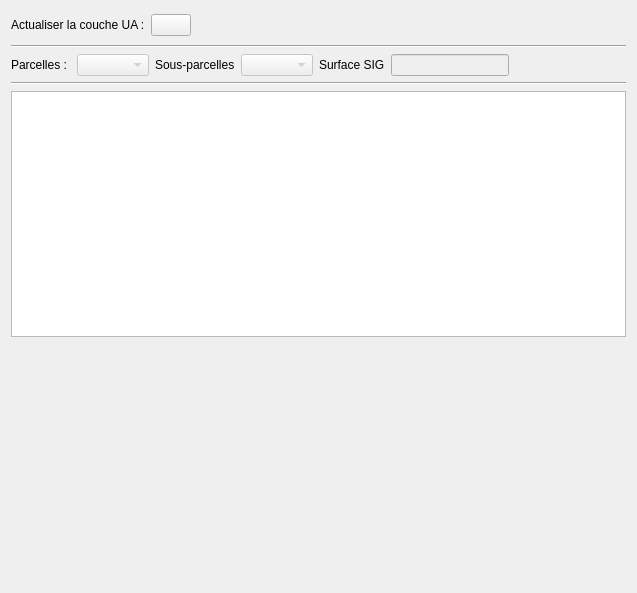
<?xml version="1.0" encoding="UTF-8"?>
<ui version="4.0">
 <class>table_check</class>
 <widget class="QWidget" name="table_check">
  <property name="geometry">
   <rect>
    <x>0</x>
    <y>0</y>
    <width>637</width>
    <height>593</height>
   </rect>
  </property>
  <property name="windowTitle">
   <string>Form</string>
  </property>
  <layout class="QVBoxLayout" name="verticalLayout_main">
   <item>
    <layout class="QHBoxLayout" name="horizontalLayout">
     <item>
      <widget class="QLabel" name="lbl_refresh">
       <property name="text">
        <string>Actualiser la couche UA :</string>
       </property>
      </widget>
     </item>
     <item>
      <widget class="QPushButton" name="btn_refresh">
       <property name="text">
        <string/>
       </property>
      </widget>
     </item>
     <item>
      <spacer name="horizontalSpacer">
       <property name="orientation">
        <enum>Qt::Horizontal</enum>
       </property>
       <property name="sizeHint" stdset="0">
        <size>
         <width>40</width>
         <height>20</height>
        </size>
       </property>
      </spacer>
     </item>
     <item>
      <widget class="QLabel" name="lbl_ua_status">
       <property name="text">
        <string>&lt;html&gt;&lt;head/&gt;&lt;body&gt;&lt;p align=&quot;right&quot;&gt;&lt;br/&gt;&lt;/p&gt;&lt;/body&gt;&lt;/html&gt;</string>
       </property>
      </widget>
     </item>
    </layout>
   </item>
   <item>
    <widget class="Line" name="line">
     <property name="orientation">
      <enum>Qt::Horizontal</enum>
     </property>
    </widget>
   </item>
   <item>
    <layout class="QHBoxLayout" name="horizontalLayout_3">
     <item>
      <widget class="QLabel" name="lbl_pf">
       <property name="enabled">
        <bool>true</bool>
       </property>
       <property name="text">
        <string>Parcelles : </string>
       </property>
      </widget>
     </item>
     <item>
      <widget class="QComboBox" name="cb_parcelle">
       <property name="enabled">
        <bool>false</bool>
       </property>
      </widget>
     </item>
     <item>
      <widget class="QLabel" name="lbl_sspf">
       <property name="enabled">
        <bool>true</bool>
       </property>
       <property name="text">
        <string>Sous-parcelles</string>
       </property>
      </widget>
     </item>
     <item>
      <widget class="QComboBox" name="cb_sspf">
       <property name="enabled">
        <bool>false</bool>
       </property>
      </widget>
     </item>
     <item>
      <widget class="QLabel" name="lbl_surf">
       <property name="enabled">
        <bool>true</bool>
       </property>
       <property name="text">
        <string>Surface SIG</string>
       </property>
      </widget>
     </item>
     <item>
      <widget class="QLineEdit" name="le_surf">
       <property name="enabled">
        <bool>false</bool>
       </property>
       <property name="readOnly">
        <bool>true</bool>
       </property>
      </widget>
     </item>
     <item>
      <spacer name="spacer_filters">
       <property name="orientation">
        <enum>Qt::Horizontal</enum>
       </property>
       <property name="sizeHint" stdset="0">
        <size>
         <width>0</width>
         <height>0</height>
        </size>
       </property>
      </spacer>
     </item>
    </layout>
   </item>
   <item>
    <widget class="Line" name="line_2">
     <property name="orientation">
      <enum>Qt::Horizontal</enum>
     </property>
    </widget>
   </item>
   <item>
    <widget class="QTableWidget" name="forestTable"/>
   </item>
   <item>
    <spacer name="verticalSpacer">
     <property name="orientation">
      <enum>Qt::Vertical</enum>
     </property>
     <property name="sizeHint" stdset="0">
      <size>
       <width>20</width>
       <height>40</height>
      </size>
     </property>
    </spacer>
   </item>
  </layout>
 </widget>
 <resources/>
 <connections/>
</ui>
